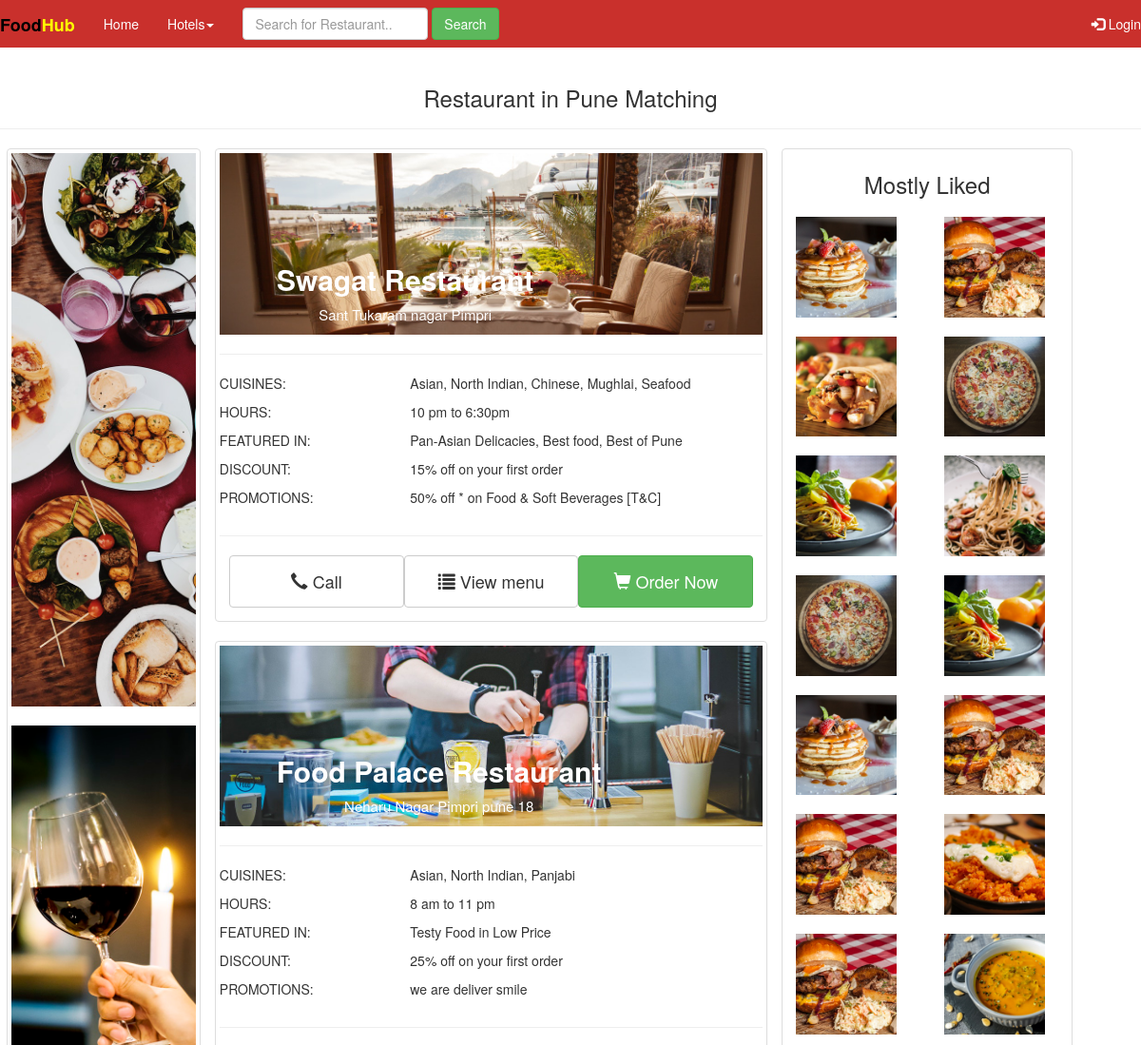
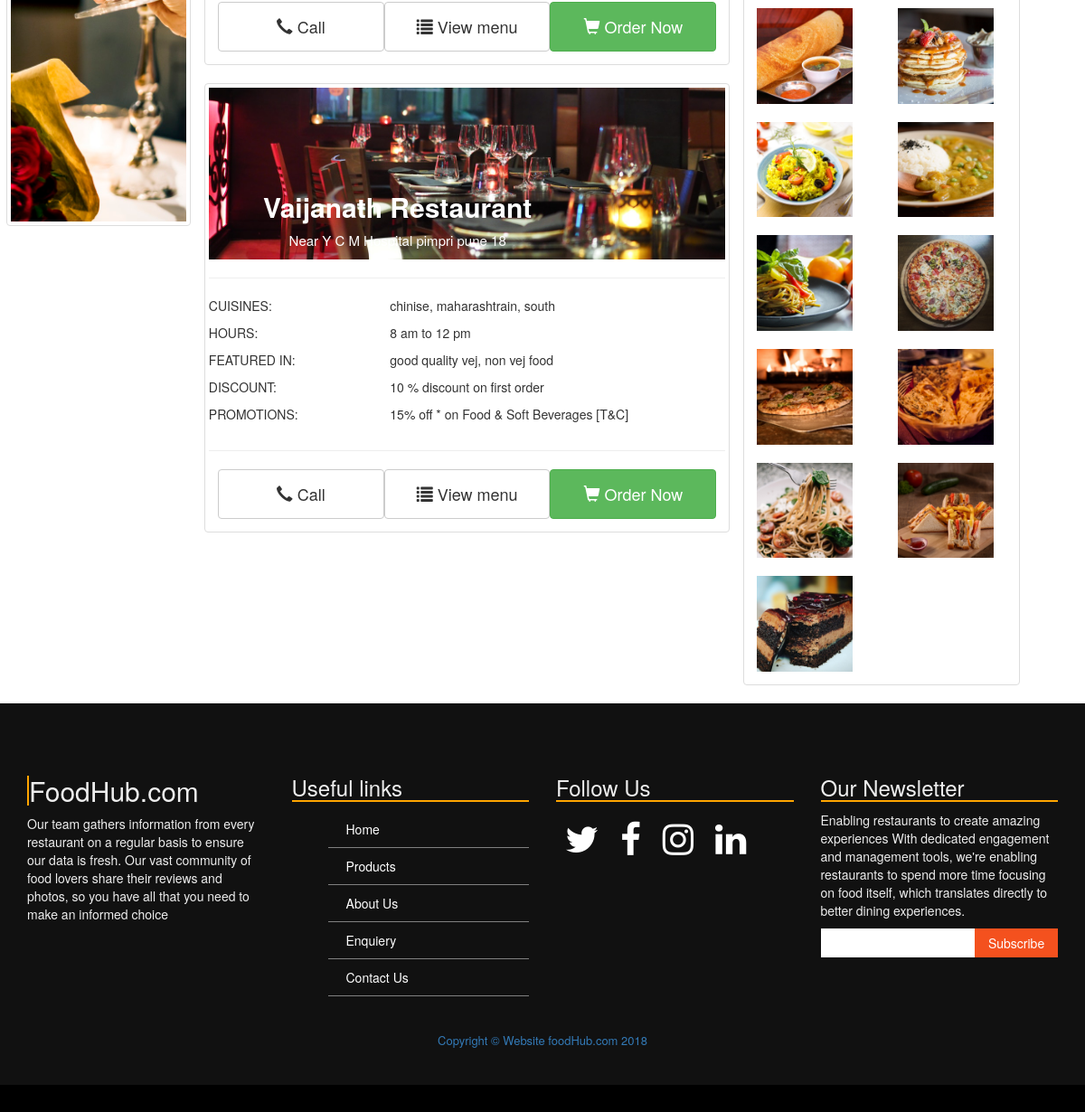
/hotel_search.php, run on the app's committed database (2 pictures, top to bottom).
### tables this page shows
CREATE TABLE IF NOT EXISTS `rest_user` (
  `r_id` int(100) NOT NULL AUTO_INCREMENT,
  `rname` text NOT NULL,
  `remail` text NOT NULL,
  `rphone` text NOT NULL,
  `rcity` text NOT NULL,
  `rpwd` text NOT NULL,
  `admin_id` text NOT NULL,
  PRIMARY KEY (`r_id`)
);

CREATE TABLE IF NOT EXISTS `rest_details` (
  `rd_id` int(100) NOT NULL AUTO_INCREMENT,
  `rest_address` text NOT NULL,
  `rest_causines` text NOT NULL,
  `rest_start_hour` text NOT NULL,
  `rest_close_hour` text NOT NULL,
  `rest_featured` text NOT NULL,
  `rest_discount` text NOT NULL,
  `rest_promotion` text NOT NULL,
  `rest_image1` text NOT NULL,
  `rest_image2` text NOT NULL,
  `rest_image3` text NOT NULL,
  `rest_image4` text NOT NULL,
  `rest_id` int(100) NOT NULL,
  PRIMARY KEY (`rd_id`)
);

CREATE TABLE IF NOT EXISTS `rest_dishes` (
  `d_id` int(100) NOT NULL AUTO_INCREMENT,
  `dname` text NOT NULL,
  `dtype` text NOT NULL,
  `dprice` text NOT NULL,
  `ddiscount` text NOT NULL,
  `dimage` text NOT NULL,
  `ddetails` text NOT NULL,
  `rest_id` int(100) NOT NULL,
  PRIMARY KEY (`d_id`)
);

### include/config.php (called while the page is built, shortened)
<?php
include("include/Database.php");
$dbUser = 'root';
$dbHost = 'localhost';
$dbPassword = '';
$dbName ='food';
	$db= new Database($dbHost,$dbUser,$dbPassword,$dbName);
?>

### include/Database.php (called while the page is built, shortened)
<?php
class Database{
var $HOST;
var $USER;
var $PASS;
var $DBNAME;
var $conn="";
						function Database($host,$user,$pass,$dbname)
						{
							$this->HOST=$host;
							$this->USER=$user;
							$this->PASS=$pass;
							$this->DBNAME=$dbname;
						}
						function connect()
						{
							if(!$this->conn=@mysqli_connect($this->HOST,$this->USER,$this->PASS,$this->DBNAME))
							{
								echo"connection is not done";
							}
							return $this->conn;
						}
						function select_query($table)
						{
							$sql="SELECT * FROM $table ";
							if($result=mysqli_query($this->conn,$sql)){
								return $result;
							}
							else
							{
								echo"$sql";
							}
						}
						function select_query_where($table,$where1)
						{
							$wkey1=array_keys($where1);
							$wval1=array_values($where1);
							$sql="SELECT * FROM $table WHERE ".implode('',$wkey1)."='".implode('',$wval1)."'";
							if($result=mysqli_query($this->conn,$sql)){
								$data=mysqli_fetch_array($result);
								return $data;
							}
							else
							{
								echo"$sql";
							}
						}
}
?>

### hotel_search.php (the view, shortened to what this page needs)
<?php
include('include/config.php');
include('include/header.php');
?>
<div class="row">
	<div class="page-header">
		<h3 class="text-center">Restaurant in Pune Matching <strong><?php echo $_GET['rest_search']; ?></strong></h3>
	</div>
	<div class="row" style="margin-left:22px;">
	<div class="col-sm-2 thumbnail">
		<img src="images/pexels-photo-541216.jpeg">
		<br>
		<img src="images/pexels-photo-1246956.jpeg">
	</div>
	<div class="col-sm-9">
			<div class="row">
				<div class="col-sm-8">
					<?php
					$search_str = $_GET['rest_search'];
					$sql="SELECT * FROM rest_user WHERE rcity like '%".$search_str."%' OR rname like '%".$search_str."%'";
					if($rest=mysqli_query($link,$sql))
					{
						while($record=mysqli_fetch_array($rest))
						{
							$table="rest_details";
							$where['rest_id']=$record['r_id'];
							if($rest_details=$db->select_query_where($table,$where))
							{
						?>
						<div class="col-sm-12 thumbnail hotelBox">
						<div class="row">
							<a href="hotel_dashboard.php?rest_id=<?php echo $record['r_id']; ?>"><div class="col-sm-12">
								<img src="hotels/<?php echo $rest_details['rest_image4']; ?>" width="100%">
									<div class="description">
									<h2 class="text-center"><?php echo $record['rname'];?></h2>
									<p class="text-center"><?php echo $rest_details['rest_address']; ?></P>
									</div>
							</div>
						</a>
						</div>
						<hr>
						<div class="row">
							<div class="col-sm-4">
								<p>CUISINES:</p>
								<p>HOURS:</p>
								<p>FEATURED IN:</p>
								<p>DISCOUNT:</p>
								<p>PROMOTIONS:</p>
							</div>
							<div class="col-sm-8">
								<p><?php echo $rest_details['rest_causines']; ?></p>
								<p><?php echo $rest_details['rest_start_hour']; ?> to  <?php  echo $rest_details['rest_close_hour'];?></p>
								<p><?php echo $rest_details['rest_featured']; ?></p>
								<p><?php echo $rest_details['rest_discount']; ?></p>
								<p><?php echo $rest_details['rest_promotion']; ?> </p>
							</div>
						</div>
						<hr>
						<div class="row" style="margin: 10px;">
							<div class="col-sm-4 btn btn-default">
								<h4><span class="glyphicon glyphicon-earphone"></span> Call</h4>
							</div>
							<div class="col-sm-4 btn  btn-default">
								<h4><span class="glyphicon glyphicon-list"></span> View menu</h4>
							</div>
							<a href="hotel_dashboard.php?rest_id=<?php echo $record['r_id']; ?>">
							<div class="col-sm-4 btn btn-success">
								<h4><span class="glyphicon glyphicon-shopping-cart"></span> Order Now</h4>
							</div>
							</a>
						</div>
					</div>
						<?php
							}
						}
					}
					?>
				</div>
				<div class="col-sm-4 thumbnail">
					<h3 class="text-center">Mostly Liked</h3>
					<div class="row">
					<?php
							$table="rest_dishes";
							if($rest_image=$db->select_query($table))
							{
								while($dish=mysqli_fetch_array($rest_image))
								{
							?>
								<div class="col-sm-5" style="margin: 10px;">
								<img src="food_item/<?php echo $dish['dimage']; ?>" width="100%" >
								</div>
							<?php
							}
						}
							?>
					</div>
				</div>
			</div>
	</div>
</div>
</div>
<?php
include('include/footer.php');
?>

### include/header.php (shortened to what this page needs)
<!DOCTYPE html>
<html lang="en">
<head>
  <link href="css/login.css" rel="stylesheet" type="text/css">
  <link href="css/header.css" rel="stylesheet" type="text/css">
  <link href="css/index.css" rel="stylesheet" type="text/css">
   <link href="css/footer.css" rel="stylesheet" type="text/css">
<link rel='stylesheet' href='https://use.fontawesome.com/releases/v5.5.0/css/all.css'>
  <link rel="stylesheet" href="https://maxcdn.bootstrapcdn.com/bootstrap/3.3.7/css/bootstrap.min.css">
  <link rel="stylesheet" href="https://cdnjs.cloudflare.com/ajax/libs/font-awesome/4.7.0/css/font-awesome.min.css">
</head>
<body>
<div class="row">
<nav class="menuBar navbar btn-danger">
  <div class="container-fluid">
    <div class="navbar-header">
      <a class="navbar-brand" href="index.php"><strong><span style="color:black">Food</span><span style="color:yellow;">Hub</span></strong></a>
    </div>
      <ul class="nav navbar-nav">
        <li><a href="index.php">Home</a></li>
         <li><a href="hotels.php">Hotels<span class="caret"></span></a></li>
      </ul>
      <form class="navbar-form navbar-left" method="GET" action="hotel_search.php">
      <div class="form-group">
        <input type="text" class="form-control" placeholder="Search for Restaurant.." name="rest_search">
      </div>
      <button type="submit" class="btn btn-success" >Search</button>
    </form>
      <ul class="nav navbar-nav navbar-right">
                            <?php
                                if(empty($_SESSION['user_id']))
                           {
                           ?>
                             <li ><a href="login.php" ><span class="glyphicon glyphicon-log-in"></span> Login</a></li>
                           <?php
                           }
                           else{
                            ?>
                             <li><a href="login.php?needAction=logout"><span class="glyphicon glyphicon-log-out" ></span> Logout</a></li>
                             <?php
                           }
                          ?>
      </ul>
  </div>
</nav>
</div>

### include/footer.php
  <footer id="footer" class="row">
    <div class="footer-top">
      <div class="container">
        <div class="row">
          <div class="col-lg-3 col-md-6 footer-info">
          <h2>FoodHub.com</h2>
          <p>Our team gathers information from every restaurant on a regular basis to ensure our data is fresh. Our vast community of food lovers share their reviews and photos, so you have all that you need to make an informed choice</p>
          </div>
          <div class="col-lg-3 col-md-6 footer-link">
            <h3>Useful links</h3>
            <ul style="list-style: none;">
              <li><i class="icon-ios-arrow-right"></i><a href="index.php">Home</a></li>
              <li><i class="icon-ios-arrow-right"></i><a href="#">Products</a></li>
              <li><i class="icon-ios-arrow-right"></i><a href="about_us.php">About Us</a></li>
              <li><i class="icon-ios-arrow-right"></i><a href="#">Enquiery</a></li>
              <li><i class="icon-ios-arrow-right"></i><a href="contact_us.php">Contact Us</a></li>
            </ul>
          </div>
          <div class="col-lg-3 col-md-6 footer-contact">
            <h3>Follow Us</h3>
            <a href="#" class="twitter" target="_blank"><i class="fa fa-twitter"></i></a>
            <a href="https://www.facebook.com/sunil.bombe.75" target="_blank" class="facebook"><i class="fa fa-facebook"></i></a>
            <a href="#" class="instagram" target="_blank"><i class="fa fa-instagram"></i></a>
            <a href="https://www.linkedin.com/in/sunil-bombe-370266176/" target="_blank" class="linkedin"><i class="fa fa-linkedin"></i></a>
          </div>
          <div class="col-lg-3 col-md-6 footer-newletter">
            <h3>Our Newsletter</h3>
            <p>Enabling restaurants to create amazing experiences With dedicated engagement and management tools, we're enabling restaurants to spend more time focusing on food itself, which translates directly to better dining experiences.</p>
            <form action="" method="post">
              <input type="email" name="email"><input type="submit"  value="Subscribe">
            </form>
        </div>
      </div>
    </div>
    <p class="copyright text-muted"><a href="http://localhost/onlineFood/Admin">Copyright &copy; Website foodHub.com 2018</a></p>
  </footer>
</body>
</html>

### css/header.css (style rules this page uses)
.navbar { margin-bottom: 0; border-radius: 0; }
footer { background-color: #f2f2f2; padding: 25px; }
.menuBar { background: white; box-shadow: 1px 1px 1px; }

### css/index.css (style rules this page uses)
.hotelBox { padding-bottom: 20px; padding-top: 15px; margin-bottom: 25px; }

### css/footer.css (style rules this page uses)
#footer { background: black; padding:0 0 30px 0; color:#eee; font-size: 14px; }
#footer .footer-top { background: #111; padding:60px 0 30px 0; }
#footer .footer-top .footer-info { margin-bottom: 30px; }
#footer .footer-top .footer-link { margin-bottom: 30px; }
#footer .footer-top .footer-link ul li a { text-decoration: none; color:white; margin:10px; }
#footer .footer-top .footer-link ul li { padding: 10px; border-bottom: 1px solid gray; }
#footer .footer-top .footer-contact { margin-bottom: 30px; }
#footer .footer-top .footer-newletter { margin-bottom: 30px; }
#footer .footer-top .footer-newletter input[type="email"] { border:0; padding: 6px 8px; width: 65%; color:black; }
#footer .footer-top .footer-newletter input[type="submit"] { background: #f4511e; border:0; width: 35%; padding: 6px 0; text-align: center; color:#fff; transition: 0.3s; cursor: pointer; }
#footer .copyright { text-align: center; font-size: 13px; color:#ddd; }
#footer .footer-top .footer-info h2 { border-left:2px solid orange; }
#footer .footer-top .footer-link h3 { border-bottom: 2px solid orange; }
#footer .footer-top .footer-contact h3, #footer .footer-top .footer-newletter h3 { border-bottom: 2px solid orange; }
#footer .footer-top .footer-contact a { text-decoration: none; color: white; font-size: 40px; padding: 10px; }

### include/header.php (style rules this page uses)
.navbar { margin-bottom: 0px; border-radius: 0; display: block; border:none; }
footer { background-color: #f2f2f2; padding: 25px; }
ul li a { text-decoration: none; color:white; }

### hotel_search.php (style rules this page uses)
.description { position: absolute; top:50%; text-align: center; padding-left:10%; padding-right: 10%; }
.description h2 { font-weight: bold; color:white; text-shadow: :2px 2px 4px #000000; }
.description p { color:white; font-size: 15px; }

### data on the page
rest_user: rest_details.rest_image4 (picture), rname "Swagat Restaurant", rest_details.rest_address "Sant Tukaram nagar Pimpri", rest_details.rest_causines "Asian, North Indian, Chinese, Mughlai, Seafood", rest_details.rest_start_hour "10 pm", rest_details.rest_close_hour "6:30pm", rest_details.rest_featured "Pan-Asian Delicacies, Best food, Best of Pune", rest_details.rest_discount "15% off on your first order", rest_details.rest_promotion "50% off * on Food & Soft Beverages [T&C]"
rest_user: rest_details.rest_image4 (picture), rname "Food Palace Restaurant", rest_details.rest_address "Neharu Nagar Pimpri pune 18", rest_details.rest_causines "Asian, North Indian, Panjabi", rest_details.rest_start_hour "8 am", rest_details.rest_close_hour "11 pm", rest_details.rest_featured "Testy Food in Low Price", rest_details.rest_discount "25% off on your first order", rest_details.rest_promotion "we are deliver smile"
rest_user: rest_details.rest_image4 (picture), rname "Vaijanath Restaurant", rest_details.rest_address "Near Y C M Hospital pimpri pune 18", rest_details.rest_causines "chinise, maharashtrain, south", rest_details.rest_start_hour "8 am", rest_details.rest_close_hour "12 pm", rest_details.rest_featured "good quality vej, non vej food", rest_details.rest_discount "10 % discount on first order", rest_details.rest_promotion "15% off * on Food & Soft Beverages [T&C]"
rest_dishes: dimage (picture)
rest_dishes: dimage (picture)
rest_dishes: dimage (picture)
rest_dishes: dimage (picture)
rest_dishes: dimage (picture)
rest_dishes: dimage (picture)
rest_dishes: dimage (picture)
rest_dishes: dimage (picture)
rest_dishes: dimage (picture)
rest_dishes: dimage (picture)
rest_dishes: dimage (picture)
rest_dishes: dimage (picture)
rest_dishes: dimage (picture)
rest_dishes: dimage (picture)
rest_dishes: dimage (picture)
rest_dishes: dimage (picture)
rest_dishes: dimage (picture)
rest_dishes: dimage (picture)
rest_dishes: dimage (picture)
rest_dishes: dimage (picture)
rest_dishes: dimage (picture)
rest_dishes: dimage (picture)
rest_dishes: dimage (picture)
rest_dishes: dimage (picture)
rest_dishes: dimage (picture)
